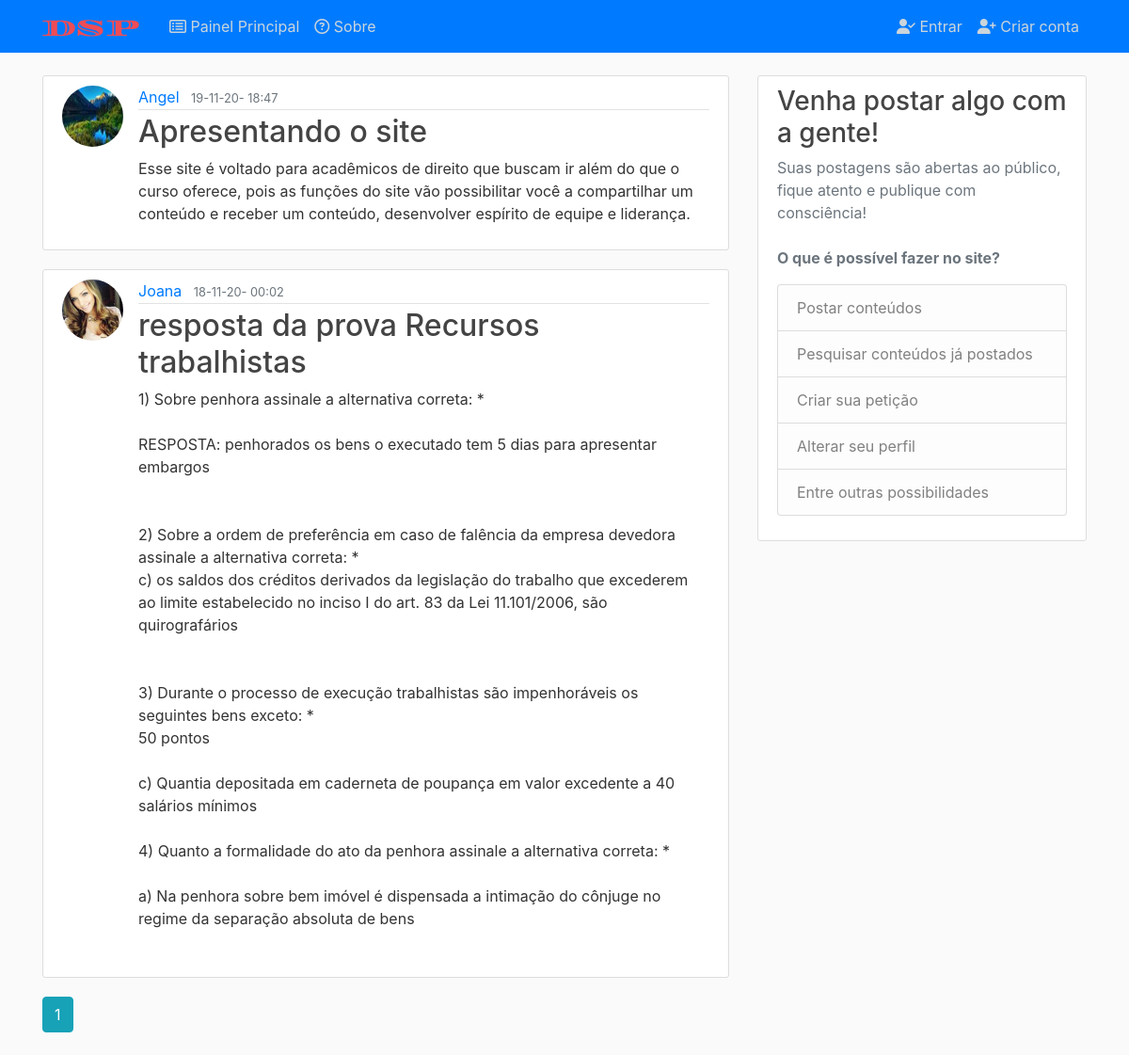
The app's page /, older data.
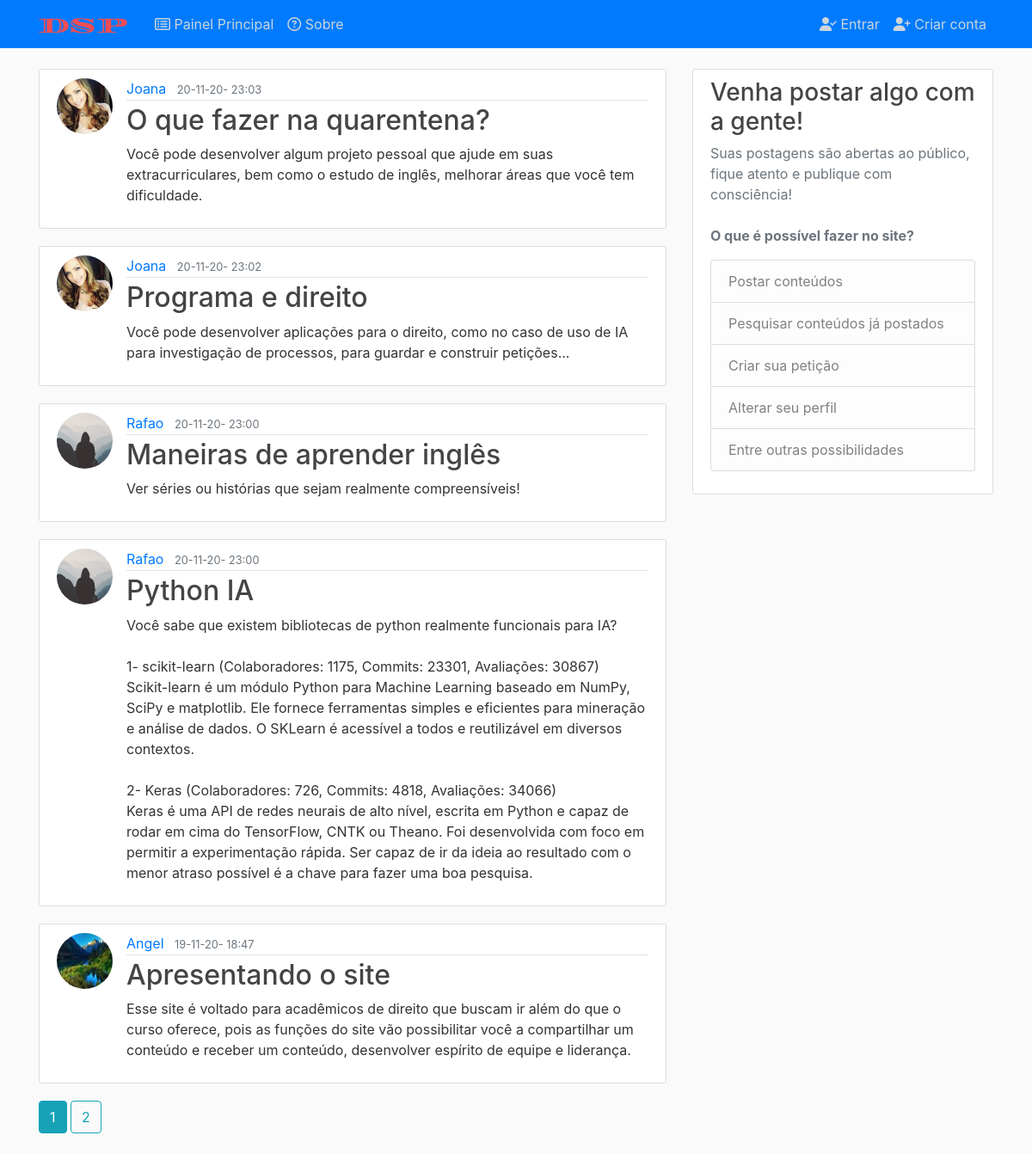
The same page, newer data.
### application/models.py (models this page shows, shortened)
class Post(db.Model):
    id = db.Column(db.Integer, primary_key=True)
    title = db.Column(db.String(100), nullable=False)
    date_posted = db.Column(db.DateTime, nullable=False,
                            default=datetime.now)
    content = db.Column(db.Text, nullable=False)
    user_id = db.Column(db.Integer, db.ForeignKey('user.id'), nullable=False)

class User(db.Model, UserMixin):
    id = db.Column(db.Integer, primary_key=True)
    username = db.Column(db.String(20), unique=True, nullable=False)
    email = db.Column(db.String(120), unique=True, nullable=False)
    image_file = db.Column(db.String(20), nullable=False,
                           default='default.jpg')
    password = db.Column(db.String(60), nullable=False)
    posts = db.relationship('Post', backref='author', lazy=True)

### application/main/routes.py (the view, shortened to what this page needs)
@main.route('/', methods=['GET', 'POST'], defaults={"page": 1})
@main.route('/<int:page>', methods=['GET', 'POST'])
def index(page):
    page = page
    pages = 5
    posts = Post.query.order_by(
        Post.date_posted.desc()).paginate(page, pages, error_out=False)
    return render_template('index.html', posts=posts, title='Painel Principal')

### application/templates/index.html
{%extends "layout.html"%}
{%block content%}
  {% for post in posts.items %}
  <article class="media content-section">
    <img class="rounded-circle article-img" src="{{ url_for('static', filename='profile_pics/' + post.author.image_file) }}">
    <div class="media-body">
      <div class="article-metadata">
        <a class="mr-2" href="{{url_for('users.user_posts', username=post.author.username)}}">{{ post.author.username }}</a>
        <small class="text-muted">{{ post.date_posted.strftime('%d-%m-%y- %H:%M') }}</small>
      </div>
      <h2><a class="article-title" href="{{ url_for('posts.post', post_id=post.id) }}">{{ post.title }}</a></h2>
      <p class="article-content">{{ post.content }}</p>
    </div>
  </article>
  {%endfor %}
  {% for page_num in posts.iter_pages(left_edge=1, right_edge=1, left_current=1, right_current=2) %}
    {% if page_num %}
      {% if posts.page == page_num %}
        <a class="btn btn-info mb-4" href="{{ url_for('main.index', page=page_num) }}">{{ page_num }}</a>
        {% else %}
        <a class="btn btn-outline-info mb-4" href="{{ url_for('main.index', page=page_num) }}">{{ page_num }}</a>
        {% endif %}
    {% else %}
      ...
    {% endif %}
  {% endfor %}
{%endblock content%}

### application/templates/layout.html (shortened to what this page needs)
<!DOCTYPE html>
<html lang="pt-BR">
<head>
    <link rel="stylesheet" href="https://cdn.jsdelivr.net/npm/bootstrap@4.5.3/dist/css/bootstrap.min.css">
    <link rel="stylesheet" type="text/css" href="{{url_for('static', filename='main.css')}}">
</head>
<body>
    <header class="site-header">
        <nav class="navbar navbar-expand-md navbar-dark bg-primary fixed-top">
          <div class="container">
            <a class="navbar-brand mr-4" href="/"> <img src="{{url_for('static', filename='imagens/DSPf.png')}}" alt=""> </a>
            <div class="collapse navbar-collapse" id="navbarToggle">
              <div class="navbar-nav mr-auto">
                <a class="nav-item nav-link" href="{{ url_for('main.index') }}"><i class="far fa-list-alt"></i><span> Painel Principal</span></a>
                <a class="nav-item nav-link" href="{{ url_for('main.about') }}"><i class="far fa-question-circle"></i><span> Sobre</span></a>
              </div>
              <div class="navbar-nav">
                {% if current_user.is_authenticated %}
                  <form action="" method="POST" autocomplete="off" class="form-inline">
                  <input type="text" class="form-control mr-sm-2" name="tag" id="tag" placeholder="Palavra chave">
                  <input type="submit"  value="Pesquisar" class="btn btn-outline-light my-2 my-sm-0" name="">
                  </form>
                    <a class="nav-item nav-link" href="{{ url_for('posts.new_post') }}"> <i class="far fa-comments"></i><span> Post</span></a>
                    <a class="nav-item nav-link" href="{{ url_for('users.account') }}"><i class="fas fa-user-cog"></i><span> Perfil</span></a>
                    <a class="nav-item nav-link" href="{{ url_for('users.logout') }}"
                        ><i class="fas fa-power-off"></i><span> Sair</span></a
                      >
                {% else %}
                  <a class="nav-item nav-link" href="{{ url_for('users.login') }}"><i class="fas fa-user-check"></i><span> Entrar</span></a>
                  <a class="nav-item nav-link" href="{{ url_for('users.register') }}"><i class="fas fa-user-plus"></i><span> Criar conta</span></a>
                  {% endif %}
              </div>
            </div>
          </div>
        </nav>
      </header>
      <main role="main" class="container">
        <div class="row">
          <div class="col-md-8">
            {% block content %}{% endblock %}
          </div>
          {% if current_user.is_authenticated %}
          <div class="col-md-4">
            <div class="content-section">
              <h3>Fique Por Dentro!</h3>
              <p class='text-muted'> Compartilhe algo com seus colegas, você é livre para criar suas conexões, desde que sejam verdadeiras!
                <br>  <br>
                <strong> Que tal postar conteúdos práticos e ajudar o próximo a avançar?</strong>
                <ul class="list-group">
                  <li class="list-group-item list-group-item-light"> <a href="#">Petição</a></li>
                  <li class="list-group-item list-group-item-light"><a href="#">Anúncios</a></li>
                  <li class="list-group-item list-group-item-light"><a href="#">Calendários</a></li>
                  <li class="list-group-item list-group-item-light">Entre outros</li>
                </ul>
              </p>
            </div>
            {% else %}
            <div class="col-md-4">
              <div class="content-section">
                <h3>Venha postar algo com a gente!</h3>
                <p class='text-muted'> Suas postagens são abertas ao público, fique atento e publique com consciência!
                  <br> <br>
                  <strong> O que é possível fazer no site?</strong>
                  <ul class="list-group">
                    <li class="list-group-item list-group-item-light"> Postar conteúdos</li>
                    <li class="list-group-item list-group-item-light">Pesquisar conteúdos já postados</li>
                    <li class="list-group-item list-group-item-light">Criar sua petição</li>
                    <li class="list-group-item list-group-item-light">Alterar seu perfil</li>
                    <li class="list-group-item list-group-item-light">Entre outras possibilidades</li>
                  </ul>
                </p>
              </div>
            </div>
            {% endif %}
          </div>
      </main>
</body>
</html>

### application/static/main.css (style rules this page uses)
body { background: #fafafa; color: #333333; margin-top: 5rem; }
h1, h2, h3, h4, h5, h6 { color: #444444; }
.site-header .navbar-nav .nav-link { color: #cbd5db; }
.content-section { background: #ffffff; padding: 10px 20px; border: 1px solid #dddddd; border-radius: 3px; margin-bottom: 20px; }
.article-title { color: #444444; }
.article-content { white-space: pre-line; }
.article-img { height: 65px; width: 65px; margin-right: 16px; }
.article-metadata { padding-bottom: 1px; margin-bottom: 4px; border-bottom: 1px solid #e3e3e3 }

Row changes from the older to the newer data that the page shows:
no longer on this page (row unchanged): Post: image_file (picture), author.username "Joana", date_posted "18-11-20- 00:02", title "resposta da prova Recursos trabalhistas", content "1) Sobre penhora assinale a alternativa correta: * RESPOSTA: penhorados os bens o executado tem 5 dias para apresentar embargos 2) Sobre a ordem de preferência em caso de falência da empresa devedora assinale a alternativa correta: * c) os saldos dos créditos derivados da legislação do trabalho que excederem ao limite estabelecido no inciso I do art. 83 da Lei 11.101/2006, são quirografários 3) Durante o processo de execução trabalhistas são impenhoráveis os seguintes bens exceto: * 50 pontos c) Quantia depositada em caderneta de poupança em valor excedente a 40 salários mínimos 4) Quanto a formalidade do ato da penhora assinale a alternativa correta: * a) Na penhora sobre bem imóvel é…"
added Post: image_file (picture), author.username "Joana", date_posted "20-11-20- 23:03", title "O que fazer na quarentena?", content "Você pode desenvolver algum projeto pessoal que ajude em suas extracurriculares, bem como o estudo de inglês, melhorar áreas que você tem dificuldade."
added Post: image_file (picture), author.username "Joana", date_posted "20-11-20- 23:02", title "Programa e direito", content "Você pode desenvolver aplicações para o direito, como no caso de uso de IA para investigação de processos, para guardar e construir petições..."
added Post: image_file (placeholder picture), author.username "Rafao", date_posted "20-11-20- 23:00", title "Maneiras de aprender inglês", content "Ver séries ou histórias que sejam realmente compreensíveis!"
added Post: image_file (placeholder picture), author.username "Rafao", date_posted "20-11-20- 23:00", title "Python IA", content "Você sabe que existem bibliotecas de python realmente funcionais para IA? 1- scikit-learn (Colaboradores: 1175, Commits: 23301, Avaliações: 30867) Scikit-learn é um módulo Python para Machine Learning baseado em NumPy, SciPy e matplotlib. Ele fornece ferramentas simples e eficientes para mineração e análise de dados. O SKLearn é acessível a todos e reutilizável em diversos contextos. 2- Keras (Colaboradores: 726, Commits: 4818, Avaliações: 34066) Keras é uma API de redes neurais de alto nível, escrita em Python e capaz de rodar em cima do TensorFlow, CNTK ou Theano. Foi desenvolvida com foco em permitir a experimentação rápida. Ser capaz de ir da ideia ao resultado com o menor atraso…"
Text that changed along with them:
new list line: "2"
